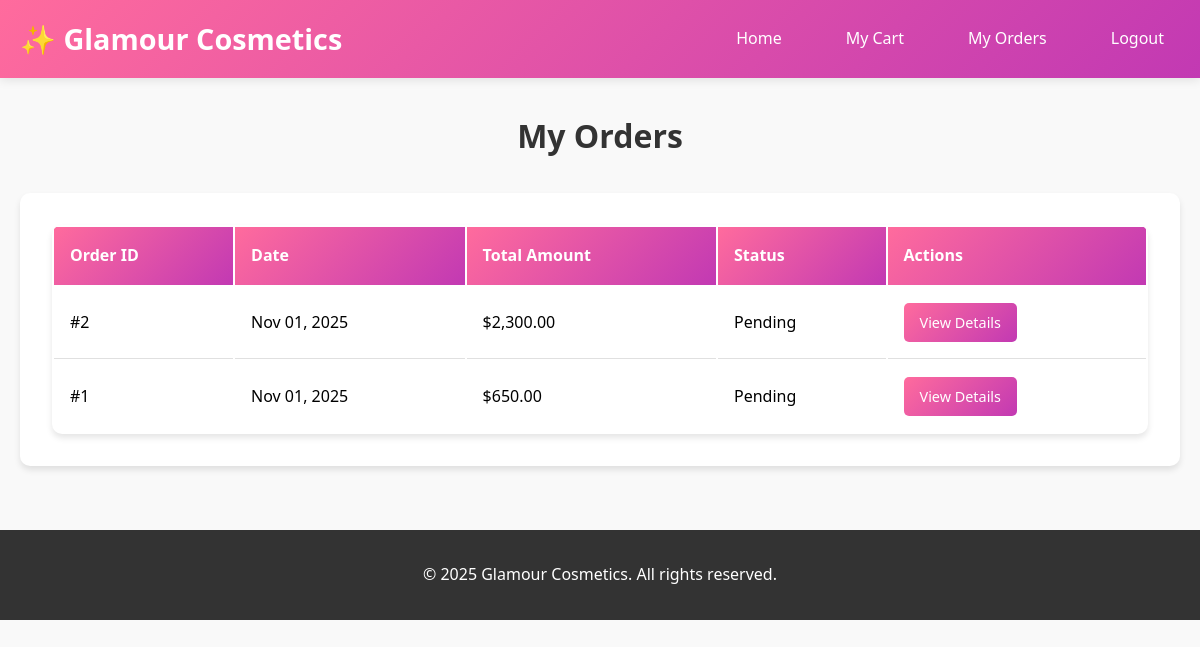
Screenshot of /orders.php (signed in) with the database file from the repository.
### tables this page shows
CREATE TABLE `orders` (
  `id` int(11) NOT NULL,
  `user_id` int(11) NOT NULL,
  `total_amount` decimal(10,2) NOT NULL,
  `status` varchar(50) DEFAULT 'pending',
  `order_date` timestamp NOT NULL DEFAULT current_timestamp()
);

### orders.php (the view, shortened to what this page needs)
<?php
require_once 'config.php';
$user_id = $_SESSION['user_id'];
$query = "SELECT * FROM orders WHERE user_id=$user_id ORDER BY order_date DESC";
$result = mysqli_query($conn, $query);
?>
<!DOCTYPE html>
<html lang="en">
<head>
    <link rel="stylesheet" href="style.css">
</head>
<body>
    <header>
        <div class="header-container">
            <a href="index.php" class="logo">✨ Glamour Cosmetics</a>
            <nav>
                <ul>
                    <li><a href="index.php">Home</a></li>
                    <li><a href="cart.php">My Cart</a></li>
                    <li><a href="orders.php">My Orders</a></li>
                    <li><a href="logout.php">Logout</a></li>
                </ul>
            </nav>
        </div>
    </header>
    <div class="container">
        <h1 class="page-title">My Orders</h1>
        <?php if(mysqli_num_rows($result) > 0): ?>
            <div class="cart-container">
                <table>
                    <thead>
                        <tr>
                            <th>Order ID</th>
                            <th>Date</th>
                            <th>Total Amount</th>
                            <th>Status</th>
                            <th>Actions</th>
                        </tr>
                    </thead>
                    <tbody>
                        <?php while($order = mysqli_fetch_assoc($result)): ?>
                            <tr>
                                <td>#<?php echo $order['id']; ?></td>
                                <td><?php echo date('M d, Y', strtotime($order['order_date'])); ?></td>
                                <td>$<?php echo number_format($order['total_amount'], 2); ?></td>
                                <td><?php echo ucfirst($order['status']); ?></td>
                                <td>
                                    <a href="order_details.php?id=<?php echo $order['id']; ?>" class="btn btn-small">View Details</a>
                                </td>
                            </tr>
                        <?php endwhile; ?>
                    </tbody>
                </table>
            </div>
        <?php else: ?>
            <div class="empty-state">
                <p>You haven't placed any orders yet. <a href="index.php">Start Shopping</a></p>
            </div>
        <?php endif; ?>
    </div>
    <footer>
        <p>&copy; 2025 Glamour Cosmetics. All rights reserved.</p>
    </footer>
</body>
</html>

### style.css (style rules this page uses)
* { margin: 0; padding: 0; box-sizing: border-box; }
body { font-family: 'Segoe UI', Tahoma, Geneva, Verdana, sans-serif; line-height: 1.6; background-color: #f9f9f9; }
header { background: linear-gradient(135deg, #ff6b9d 0%, #c239b3 100%); color: white; padding: 1rem 0; box-shadow: 0 2px 10px rgba(0,0,0,0.1); }
.header-container { max-width: 1200px; margin: 0 auto; padding: 0 20px; display: flex; justify-content: space-between; align-items: center; }
.logo { font-size: 1.8rem; font-weight: bold; text-decoration: none; color: white; }
nav ul { list-style: none; display: flex; gap: 2rem; }
nav a { color: white; text-decoration: none; padding: 0.5rem 1rem; border-radius: 5px; transition: background 0.3s; }
.container { max-width: 1200px; margin: 2rem auto; padding: 0 20px; }
.btn { display: inline-block; padding: 0.8rem 1.5rem; background: linear-gradient(135deg, #ff6b9d 0%, #c239b3 100%); color: white; text-decoration: none; border: none; border-radius: 5px; cursor: pointer; font-size: 1rem; transition: opacity 0.3s; }
.btn-small { padding: 0.5rem 1rem; font-size: 0.9rem; }
table { width: 100%; background: white; border-radius: 10px; overflow: hidden; box-shadow: 0 4px 6px rgba(0,0,0,0.1); }
table th { background: linear-gradient(135deg, #ff6b9d 0%, #c239b3 100%); color: white; padding: 1rem; text-align: left; }
table td { padding: 1rem; border-bottom: 1px solid #e0e0e0; }
table tr:last-child td { border-bottom: none; }
.cart-container { background: white; padding: 2rem; border-radius: 10px; box-shadow: 0 4px 6px rgba(0,0,0,0.1); }
footer { background: #333; color: white; text-align: center; padding: 2rem 0; margin-top: 4rem; }
.page-title { font-size: 2rem; color: #333; margin-bottom: 2rem; text-align: center; }

### rows the page displays
orders: id "2", order_date "Nov 01, 2025", total_amount "2,300.00", status "Pending"
orders: id "1", order_date "Nov 01, 2025", total_amount "650.00", status "Pending"
